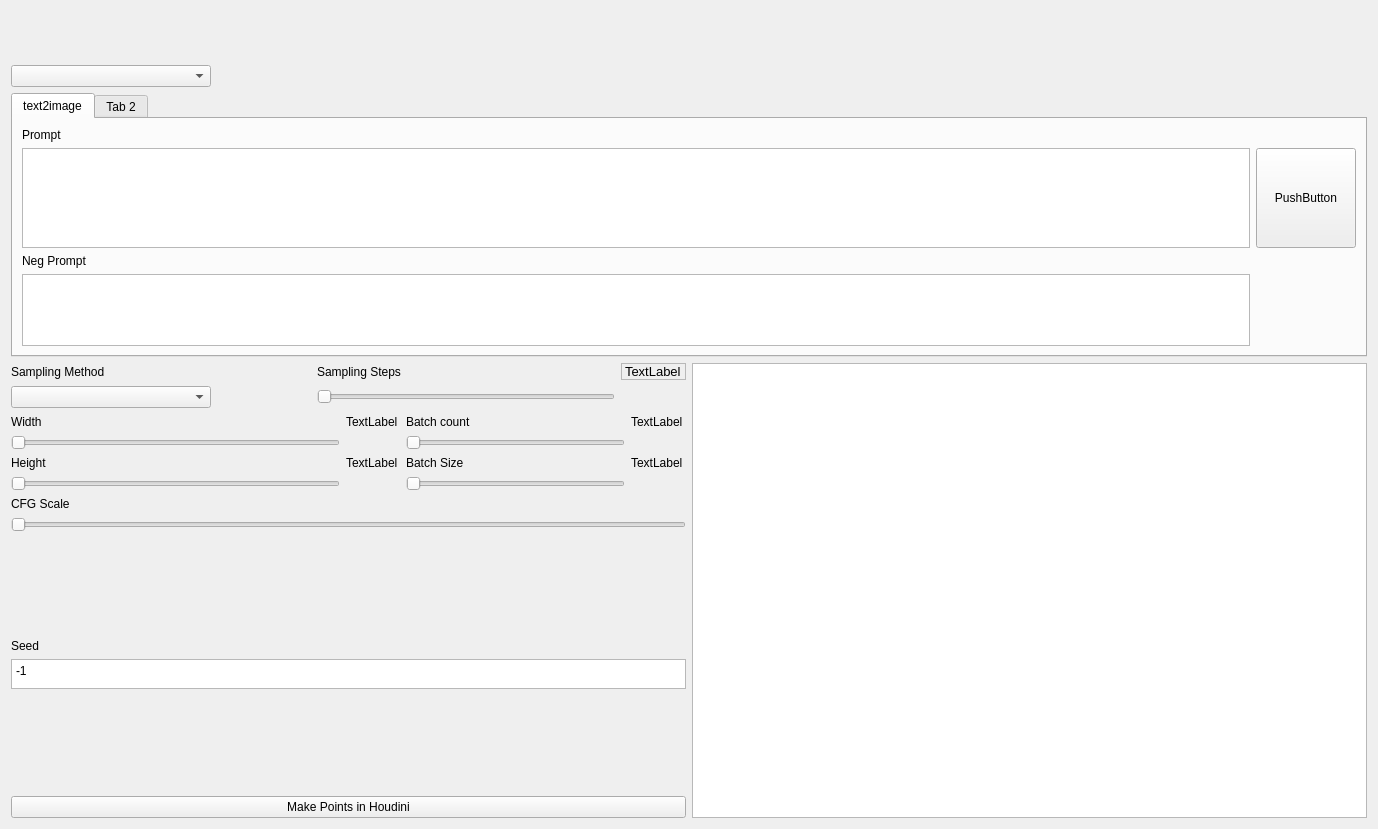
<?xml version="1.0" encoding="UTF-8"?>
<ui version="4.0">
 <class>Form</class>
 <widget class="QWidget" name="Form">
  <property name="geometry">
   <rect>
    <x>0</x>
    <y>0</y>
    <width>1378</width>
    <height>829</height>
   </rect>
  </property>
  <property name="windowTitle">
   <string>Form</string>
  </property>
  <layout class="QVBoxLayout" name="verticalLayout" stretch="2,5,12">
   <item>
    <layout class="QHBoxLayout" name="horizontalLayout">
     <item>
      <layout class="QGridLayout" name="gridLayout_2">
       <item row="1" column="0">
        <widget class="QComboBox" name="combo_checkpoint">
         <property name="minimumSize">
          <size>
           <width>200</width>
           <height>0</height>
          </size>
         </property>
        </widget>
       </item>
       <item row="1" column="1">
        <spacer name="horizontalSpacer">
         <property name="orientation">
          <enum>Qt::Horizontal</enum>
         </property>
         <property name="sizeHint" stdset="0">
          <size>
           <width>40</width>
           <height>20</height>
          </size>
         </property>
        </spacer>
       </item>
       <item row="0" column="0">
        <spacer name="verticalSpacer">
         <property name="orientation">
          <enum>Qt::Vertical</enum>
         </property>
         <property name="sizeHint" stdset="0">
          <size>
           <width>20</width>
           <height>40</height>
          </size>
         </property>
        </spacer>
       </item>
      </layout>
     </item>
    </layout>
   </item>
   <item>
    <layout class="QGridLayout" name="gridLayout">
     <item row="0" column="0">
      <widget class="QTabWidget" name="tab_txt2image">
       <property name="currentIndex">
        <number>0</number>
       </property>
       <widget class="QWidget" name="tab">
        <attribute name="title">
         <string>text2image</string>
        </attribute>
        <layout class="QGridLayout" name="gridLayout_5">
         <item row="0" column="1">
          <layout class="QGridLayout" name="gridLayout_3" columnstretch="4,0">
           <item row="1" column="0">
            <widget class="QPlainTextEdit" name="txtedit_prompt"/>
           </item>
           <item row="3" column="0">
            <widget class="QPlainTextEdit" name="txtedit_negPrompt"/>
           </item>
           <item row="0" column="0">
            <widget class="QLabel" name="lbl_prompt">
             <property name="text">
              <string>Prompt</string>
             </property>
            </widget>
           </item>
           <item row="1" column="1">
            <widget class="QPushButton" name="btn_generate">
             <property name="minimumSize">
              <size>
               <width>100</width>
               <height>100</height>
              </size>
             </property>
             <property name="text">
              <string>PushButton</string>
             </property>
            </widget>
           </item>
           <item row="3" column="1">
            <spacer name="verticalSpacer_2">
             <property name="orientation">
              <enum>Qt::Vertical</enum>
             </property>
             <property name="sizeHint" stdset="0">
              <size>
               <width>20</width>
               <height>40</height>
              </size>
             </property>
            </spacer>
           </item>
           <item row="2" column="0">
            <widget class="QLabel" name="lbl_negPrompt">
             <property name="text">
              <string>Neg Prompt</string>
             </property>
            </widget>
           </item>
          </layout>
         </item>
        </layout>
       </widget>
       <widget class="QWidget" name="tab_2">
        <attribute name="title">
         <string>Tab 2</string>
        </attribute>
       </widget>
      </widget>
     </item>
    </layout>
   </item>
   <item>
    <layout class="QHBoxLayout" name="horizontalLayout_4">
     <item>
      <layout class="QVBoxLayout" name="verticalLayout_2" stretch="1,0,7">
       <item>
        <layout class="QGridLayout" name="gridLayout_10" rowstretch="1,0,0">
         <item row="2" column="0">
          <spacer name="verticalSpacer_3">
           <property name="orientation">
            <enum>Qt::Vertical</enum>
           </property>
           <property name="sizeHint" stdset="0">
            <size>
             <width>20</width>
             <height>40</height>
            </size>
           </property>
          </spacer>
         </item>
         <item row="0" column="0">
          <widget class="QLabel" name="lbl_samplingMethod">
           <property name="text">
            <string>Sampling Method</string>
           </property>
          </widget>
         </item>
         <item row="1" column="0">
          <widget class="QComboBox" name="combo_sampling">
           <property name="minimumSize">
            <size>
             <width>200</width>
             <height>0</height>
            </size>
           </property>
          </widget>
         </item>
         <item row="1" column="1">
          <spacer name="horizontalSpacer_2">
           <property name="orientation">
            <enum>Qt::Horizontal</enum>
           </property>
           <property name="sizeType">
            <enum>QSizePolicy::Maximum</enum>
           </property>
           <property name="sizeHint" stdset="0">
            <size>
             <width>100</width>
             <height>20</height>
            </size>
           </property>
          </spacer>
         </item>
         <item row="0" column="2">
          <widget class="QLabel" name="lbl_samplingSteps">
           <property name="text">
            <string>Sampling Steps</string>
           </property>
          </widget>
         </item>
         <item row="0" column="3">
          <widget class="QLabel" name="lbl_samplingValue">
           <property name="font">
            <font>
             <family>Arial</family>
             <pointsize>10</pointsize>
            </font>
           </property>
           <property name="autoFillBackground">
            <bool>true</bool>
           </property>
           <property name="styleSheet">
            <string notr="true"/>
           </property>
           <property name="frameShape">
            <enum>QFrame::StyledPanel</enum>
           </property>
           <property name="frameShadow">
            <enum>QFrame::Sunken</enum>
           </property>
           <property name="text">
            <string>TextLabel</string>
           </property>
          </widget>
         </item>
         <item row="1" column="2">
          <widget class="QSlider" name="slider_sampling">
           <property name="orientation">
            <enum>Qt::Horizontal</enum>
           </property>
          </widget>
         </item>
        </layout>
       </item>
       <item>
        <layout class="QGridLayout" name="gridLayout_4" columnstretch="6,1,4,1">
         <item row="2" column="0">
          <widget class="QLabel" name="lbl_height">
           <property name="text">
            <string>Height</string>
           </property>
          </widget>
         </item>
         <item row="1" column="0">
          <widget class="QSlider" name="slider_width">
           <property name="orientation">
            <enum>Qt::Horizontal</enum>
           </property>
          </widget>
         </item>
         <item row="3" column="0">
          <widget class="QSlider" name="slider_height">
           <property name="orientation">
            <enum>Qt::Horizontal</enum>
           </property>
          </widget>
         </item>
         <item row="0" column="2">
          <widget class="QLabel" name="label_9">
           <property name="text">
            <string>Batch count</string>
           </property>
          </widget>
         </item>
         <item row="0" column="0">
          <widget class="QLabel" name="lbl_width">
           <property name="text">
            <string>Width</string>
           </property>
          </widget>
         </item>
         <item row="3" column="2">
          <widget class="QSlider" name="sli_batchSize">
           <property name="orientation">
            <enum>Qt::Horizontal</enum>
           </property>
          </widget>
         </item>
         <item row="1" column="2">
          <widget class="QSlider" name="slider_batchCount">
           <property name="orientation">
            <enum>Qt::Horizontal</enum>
           </property>
          </widget>
         </item>
         <item row="2" column="2">
          <widget class="QLabel" name="lbl_batchSize">
           <property name="text">
            <string>Batch Size</string>
           </property>
          </widget>
         </item>
         <item row="0" column="1">
          <widget class="QLabel" name="lbl_widthValue">
           <property name="text">
            <string>TextLabel</string>
           </property>
          </widget>
         </item>
         <item row="0" column="3">
          <widget class="QLabel" name="lbl_batchCountValue">
           <property name="text">
            <string>TextLabel</string>
           </property>
          </widget>
         </item>
         <item row="2" column="1">
          <widget class="QLabel" name="lbl_heightValue">
           <property name="text">
            <string>TextLabel</string>
           </property>
          </widget>
         </item>
         <item row="2" column="3">
          <widget class="QLabel" name="lbl_batchSizeValue">
           <property name="text">
            <string>TextLabel</string>
           </property>
          </widget>
         </item>
        </layout>
       </item>
       <item>
        <layout class="QGridLayout" name="gridLayout_11" rowstretch="0,0,0,0,0,0,0,0,0,0,0">
         <item row="4" column="0">
          <widget class="QLabel" name="lbl_cfgScale">
           <property name="text">
            <string>CFG Scale</string>
           </property>
          </widget>
         </item>
         <item row="7" column="0">
          <widget class="QLabel" name="lbl_seed">
           <property name="text">
            <string>Seed</string>
           </property>
          </widget>
         </item>
         <item row="8" column="0">
          <widget class="QPlainTextEdit" name="txt_seed">
           <property name="sizePolicy">
            <sizepolicy hsizetype="Expanding" vsizetype="Maximum">
             <horstretch>0</horstretch>
             <verstretch>0</verstretch>
            </sizepolicy>
           </property>
           <property name="maximumSize">
            <size>
             <width>16777215</width>
             <height>30</height>
            </size>
           </property>
           <property name="plainText">
            <string>-1</string>
           </property>
          </widget>
         </item>
         <item row="5" column="0">
          <widget class="QSlider" name="slider_cfgScale">
           <property name="orientation">
            <enum>Qt::Horizontal</enum>
           </property>
          </widget>
         </item>
         <item row="6" column="0">
          <spacer name="verticalSpacer_4">
           <property name="orientation">
            <enum>Qt::Vertical</enum>
           </property>
           <property name="sizeType">
            <enum>QSizePolicy::MinimumExpanding</enum>
           </property>
           <property name="sizeHint" stdset="0">
            <size>
             <width>20</width>
             <height>40</height>
            </size>
           </property>
          </spacer>
         </item>
         <item row="9" column="0">
          <spacer name="verticalSpacer_5">
           <property name="orientation">
            <enum>Qt::Vertical</enum>
           </property>
           <property name="sizeHint" stdset="0">
            <size>
             <width>20</width>
             <height>40</height>
            </size>
           </property>
          </spacer>
         </item>
         <item row="10" column="0">
          <widget class="QPushButton" name="lbl_makePts">
           <property name="text">
            <string>Make Points in Houdini</string>
           </property>
          </widget>
         </item>
        </layout>
       </item>
      </layout>
     </item>
     <item>
      <widget class="QGraphicsView" name="gfx_image"/>
     </item>
    </layout>
   </item>
  </layout>
 </widget>
 <resources/>
 <connections/>
</ui>
